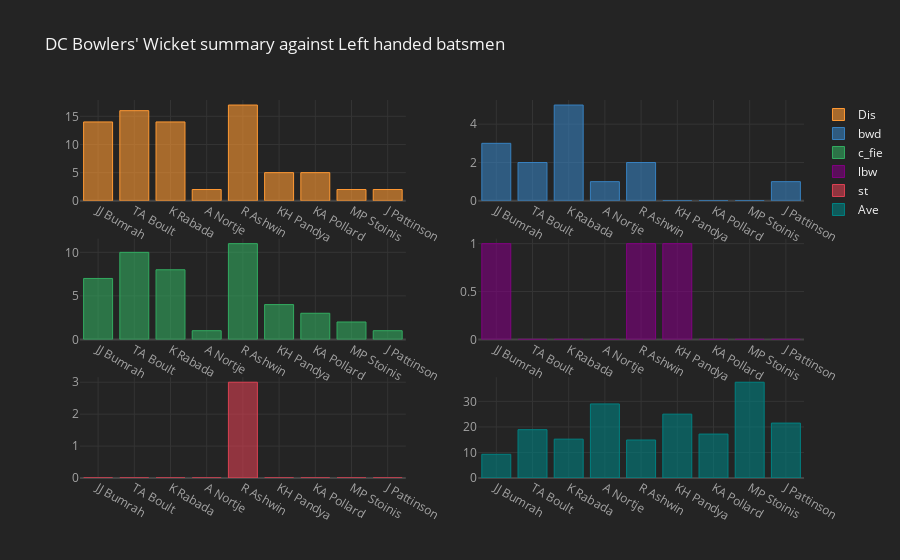

The notebook cell saved with this chart:
### Markdown cell above
# Bowlers

### Code cell
import numpy as np
import cufflinks as cf

cf.set_config_file(theme='pearl',sharing='public',offline=True)
MI_DC_bowlers_wicket_summary[MI_DC_bowlers_wicket_summary.dismissal == "left-hand batsman"].iplot(kind="bar",x = "bowler",
                  subplots=True,
                  sortbars=True,
                  keys = ["Dis", "bwd", "c_fie", "lbw","st","Ave"],
                  title = "DC Bowlers' Wicket summary against Left handed batsmen",
                  theme="henanigans"
                  )

### Figure 1 — Plotly figure (JSON) as saved in the notebook; plotly's stock layout.template omitted (floating-point values rounded to 4 significant figures)
{"data": [{"marker": {"color": "rgba(255, 153, 51, 0.6)", "line": {"color": "rgba(255, 153, 51, 1.0)", "width": 1}}, "name": "Dis", "orientation": "v", "text": "", "type": "bar", "x": ["JJ Bumrah", "TA Boult", "K Rabada", "A Nortje", "R Ashwin", "KH Pandya", "KA Pollard", "MP Stoinis", "J Pattinson"], "xaxis": "x", "y": [14, 16, 14, 2, 17, 5, 5, 2, 2], "yaxis": "y"}, {"marker": {"color": "rgba(55, 128, 191, 0.6)", "line": {"color": "rgba(55, 128, 191, 1.0)", "width": 1}}, "name": "bwd", "orientation": "v", "text": "", "type": "bar", "x": ["JJ Bumrah", "TA Boult", "K Rabada", "A Nortje", "R Ashwin", "KH Pandya", "KA Pollard", "MP Stoinis", "J Pattinson"], "xaxis": "x2", "y": [3, 2, 5, 1, 2, 0, 0, 0, 1], "yaxis": "y2"}, {"marker": {"color": "rgba(50, 171, 96, 0.6)", "line": {"color": "rgba(50, 171, 96, 1.0)", "width": 1}}, "name": "c_fie", "orientation": "v", "text": "", "type": "bar", "x": ["JJ Bumrah", "TA Boult", "K Rabada", "A Nortje", "R Ashwin", "KH Pandya", "KA Pollard", "MP Stoinis", "J Pattinson"], "xaxis": "x3", "y": [7, 10, 8, 1, 11, 4, 3, 2, 1], "yaxis": "y3"}, {"marker": {"color": "rgba(128, 0, 128, 0.6)", "line": {"color": "rgba(128, 0, 128, 1.0)", "width": 1}}, "name": "lbw", "orientation": "v", "text": "", "type": "bar", "x": ["JJ Bumrah", "TA Boult", "K Rabada", "A Nortje", "R Ashwin", "KH Pandya", "KA Pollard", "MP Stoinis", "J Pattinson"], "xaxis": "x4", "y": [1, 0, 0, 0, 1, 1, 0, 0, 0], "yaxis": "y4"}, {"marker": {"color": "rgba(219, 64, 82, 0.6)", "line": {"color": "rgba(219, 64, 82, 1.0)", "width": 1}}, "name": "st", "orientation": "v", "text": "", "type": "bar", "x": ["JJ Bumrah", "TA Boult", "K Rabada", "A Nortje", "R Ashwin", "KH Pandya", "KA Pollard", "MP Stoinis", "J Pattinson"], "xaxis": "x5", "y": [0, 0, 0, 0, 3, 0, 0, 0, 0], "yaxis": "y5"}, {"marker": {"color": "rgba(0, 128, 128, 0.6)", "line": {"color": "rgba(0, 128, 128, 1.0)", "width": 1}}, "name": "Ave", "orientation": "v", "text": "", "type": "bar", "x": ["JJ Bumrah", "TA Boult", "K Rabada", "A Nortje", "R Ashwin", "KH Pandya", "KA Pollard", "MP Stoinis", "J Pattinson"], "xaxis": "x6", "y": [9.28, 18.93, 15.21, 29, 14.88, 25, 17.2, 37.5, 21.5], "yaxis": "y6"}], "layout": {"legend": {"bgcolor": "#242424", "font": {"color": "#F4F4F4"}}, "paper_bgcolor": "#242424", "plot_bgcolor": "#242424", "title": {"font": {"color": "#F4F4F4"}, "text": "DC Bowlers' Wicket summary against Left handed batsmen"}, "xaxis": {"anchor": "y", "domain": [0, 0.45], "gridcolor": "#343434", "showgrid": true, "tickfont": {"color": "#A4A4A4"}, "title": {"font": {"color": "#A4A4A4"}, "text": ""}, "zerolinecolor": "#444444"}, "xaxis2": {"anchor": "y2", "domain": [0.55, 1], "gridcolor": "#343434", "showgrid": true, "tickfont": {"color": "#A4A4A4"}, "title": {"font": {"color": "#A4A4A4"}, "text": ""}, "zerolinecolor": "#444444"}, "xaxis3": {"anchor": "y3", "domain": [0, 0.45], "gridcolor": "#343434", "showgrid": true, "tickfont": {"color": "#A4A4A4"}, "title": {"font": {"color": "#A4A4A4"}, "text": ""}, "zerolinecolor": "#444444"}, "xaxis4": {"anchor": "y4", "domain": [0.55, 1], "gridcolor": "#343434", "showgrid": true, "tickfont": {"color": "#A4A4A4"}, "title": {"font": {"color": "#A4A4A4"}, "text": ""}, "zerolinecolor": "#444444"}, "xaxis5": {"anchor": "y5", "domain": [0, 0.45], "gridcolor": "#343434", "showgrid": true, "tickfont": {"color": "#A4A4A4"}, "title": {"font": {"color": "#A4A4A4"}, "text": ""}, "zerolinecolor": "#444444"}, "xaxis6": {"anchor": "y6", "domain": [0.55, 1], "gridcolor": "#343434", "showgrid": true, "tickfont": {"color": "#A4A4A4"}, "title": {"font": {"color": "#A4A4A4"}, "text": ""}, "zerolinecolor": "#444444"}, "yaxis": {"anchor": "x", "domain": [0.7333, 1], "gridcolor": "#343434", "showgrid": true, "tickfont": {"color": "#A4A4A4"}, "title": {"font": {"color": "#A4A4A4"}, "text": ""}, "zerolinecolor": "#444444"}, "yaxis2": {"anchor": "x2", "domain": [0.7333, 1], "gridcolor": "#343434", "showgrid": true, "tickfont": {"color": "#A4A4A4"}, "title": {"font": {"color": "#A4A4A4"}, "text": ""}, "zerolinecolor": "#444444"}, "yaxis3": {"anchor": "x3", "domain": [0.3667, 0.6333], "gridcolor": "#343434", "showgrid": true, "tickfont": {"color": "#A4A4A4"}, "title": {"font": {"color": "#A4A4A4"}, "text": ""}, "zerolinecolor": "#444444"}, "yaxis4": {"anchor": "x4", "domain": [0.3667, 0.6333], "gridcolor": "#343434", "showgrid": true, "tickfont": {"color": "#A4A4A4"}, "title": {"font": {"color": "#A4A4A4"}, "text": ""}, "zerolinecolor": "#444444"}, "yaxis5": {"anchor": "x5", "domain": [0, 0.2667], "gridcolor": "#343434", "showgrid": true, "tickfont": {"color": "#A4A4A4"}, "title": {"font": {"color": "#A4A4A4"}, "text": ""}, "zerolinecolor": "#444444"}, "yaxis6": {"anchor": "x6", "domain": [0, 0.2667], "gridcolor": "#343434", "showgrid": true, "tickfont": {"color": "#A4A4A4"}, "title": {"font": {"color": "#A4A4A4"}, "text": ""}, "zerolinecolor": "#444444"}}}
